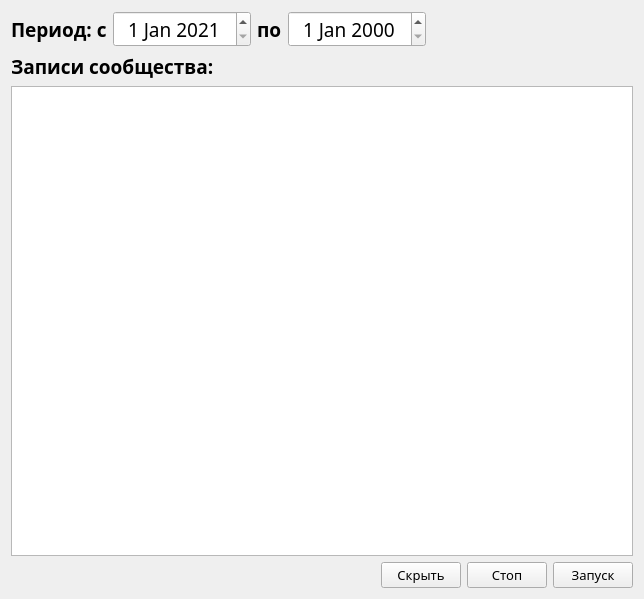
<?xml version="1.0" encoding="UTF-8"?>
<ui version="4.0">
 <class>Form</class>
 <widget class="QWidget" name="Form">
  <property name="geometry">
   <rect>
    <x>0</x>
    <y>0</y>
    <width>644</width>
    <height>599</height>
   </rect>
  </property>
  <property name="minimumSize">
   <size>
    <width>644</width>
    <height>599</height>
   </size>
  </property>
  <property name="windowTitle">
   <string>Form</string>
  </property>
  <layout class="QGridLayout" name="gridLayout">
   <item row="1" column="0">
    <layout class="QHBoxLayout" name="horizontalLayout_2">
     <item>
      <widget class="QLabel" name="subscrTitle">
       <property name="sizePolicy">
        <sizepolicy hsizetype="Fixed" vsizetype="Fixed">
         <horstretch>0</horstretch>
         <verstretch>0</verstretch>
        </sizepolicy>
       </property>
       <property name="font">
        <font>
         <family>Century Gothic</family>
         <pointsize>14</pointsize>
         <weight>75</weight>
         <bold>true</bold>
        </font>
       </property>
       <property name="text">
        <string>Записи сообщества:</string>
       </property>
      </widget>
     </item>
     <item>
      <widget class="QLabel" name="error_msg">
       <property name="sizePolicy">
        <sizepolicy hsizetype="Minimum" vsizetype="Fixed">
         <horstretch>0</horstretch>
         <verstretch>0</verstretch>
        </sizepolicy>
       </property>
       <property name="font">
        <font>
         <family>Century Gothic</family>
         <pointsize>14</pointsize>
        </font>
       </property>
       <property name="text">
        <string/>
       </property>
      </widget>
     </item>
    </layout>
   </item>
   <item row="0" column="0">
    <layout class="QHBoxLayout" name="horizontalLayout_3">
     <property name="spacing">
      <number>6</number>
     </property>
     <item>
      <widget class="QLabel" name="label">
       <property name="sizePolicy">
        <sizepolicy hsizetype="Fixed" vsizetype="Preferred">
         <horstretch>0</horstretch>
         <verstretch>0</verstretch>
        </sizepolicy>
       </property>
       <property name="font">
        <font>
         <family>Century Gothic</family>
         <pointsize>14</pointsize>
         <weight>75</weight>
         <bold>true</bold>
        </font>
       </property>
       <property name="text">
        <string>Период: с</string>
       </property>
      </widget>
     </item>
     <item>
      <widget class="QDateEdit" name="old_date">
       <property name="sizePolicy">
        <sizepolicy hsizetype="Preferred" vsizetype="Fixed">
         <horstretch>0</horstretch>
         <verstretch>0</verstretch>
        </sizepolicy>
       </property>
       <property name="font">
        <font>
         <family>Bahnschrift SemiBold</family>
         <pointsize>14</pointsize>
        </font>
       </property>
       <property name="alignment">
        <set>Qt::AlignCenter</set>
       </property>
       <property name="minimumDate">
        <date>
         <year>2021</year>
         <month>1</month>
         <day>1</day>
        </date>
       </property>
       <property name="calendarPopup">
        <bool>false</bool>
       </property>
      </widget>
     </item>
     <item>
      <widget class="QLabel" name="label_2">
       <property name="sizePolicy">
        <sizepolicy hsizetype="Fixed" vsizetype="Preferred">
         <horstretch>0</horstretch>
         <verstretch>0</verstretch>
        </sizepolicy>
       </property>
       <property name="font">
        <font>
         <family>Century Gothic</family>
         <pointsize>14</pointsize>
         <weight>75</weight>
         <bold>true</bold>
        </font>
       </property>
       <property name="text">
        <string>по</string>
       </property>
      </widget>
     </item>
     <item>
      <widget class="QDateEdit" name="cur_date">
       <property name="sizePolicy">
        <sizepolicy hsizetype="Preferred" vsizetype="Fixed">
         <horstretch>0</horstretch>
         <verstretch>0</verstretch>
        </sizepolicy>
       </property>
       <property name="font">
        <font>
         <family>Bahnschrift SemiBold</family>
         <pointsize>14</pointsize>
        </font>
       </property>
       <property name="alignment">
        <set>Qt::AlignCenter</set>
       </property>
      </widget>
     </item>
     <item>
      <spacer name="horizontalSpacer_2">
       <property name="orientation">
        <enum>Qt::Horizontal</enum>
       </property>
       <property name="sizeHint" stdset="0">
        <size>
         <width>40</width>
         <height>20</height>
        </size>
       </property>
      </spacer>
     </item>
    </layout>
   </item>
   <item row="3" column="0">
    <layout class="QHBoxLayout" name="horizontalLayout">
     <item>
      <spacer name="horizontalSpacer">
       <property name="orientation">
        <enum>Qt::Horizontal</enum>
       </property>
       <property name="sizeHint" stdset="0">
        <size>
         <width>40</width>
         <height>20</height>
        </size>
       </property>
      </spacer>
     </item>
     <item>
      <widget class="QPushButton" name="back_btn">
       <property name="sizePolicy">
        <sizepolicy hsizetype="Fixed" vsizetype="Fixed">
         <horstretch>0</horstretch>
         <verstretch>0</verstretch>
        </sizepolicy>
       </property>
       <property name="font">
        <font>
         <family>Century Gothic</family>
         <pointsize>10</pointsize>
         <weight>50</weight>
         <bold>false</bold>
        </font>
       </property>
       <property name="text">
        <string>Скрыть</string>
       </property>
       <property name="shortcut">
        <string>Esc</string>
       </property>
      </widget>
     </item>
     <item>
      <widget class="QPushButton" name="pause_btn">
       <property name="sizePolicy">
        <sizepolicy hsizetype="Fixed" vsizetype="Fixed">
         <horstretch>0</horstretch>
         <verstretch>0</verstretch>
        </sizepolicy>
       </property>
       <property name="font">
        <font>
         <family>Century Gothic</family>
         <pointsize>10</pointsize>
         <weight>50</weight>
         <bold>false</bold>
        </font>
       </property>
       <property name="text">
        <string>Стоп</string>
       </property>
      </widget>
     </item>
     <item>
      <widget class="QPushButton" name="update_info">
       <property name="sizePolicy">
        <sizepolicy hsizetype="Fixed" vsizetype="Fixed">
         <horstretch>0</horstretch>
         <verstretch>0</verstretch>
        </sizepolicy>
       </property>
       <property name="font">
        <font>
         <family>Century Gothic</family>
         <pointsize>10</pointsize>
         <weight>50</weight>
         <bold>false</bold>
        </font>
       </property>
       <property name="text">
        <string>Запуск</string>
       </property>
       <property name="shortcut">
        <string>Return</string>
       </property>
      </widget>
     </item>
    </layout>
   </item>
   <item row="2" column="0">
    <widget class="QTextEdit" name="posts_info">
     <property name="font">
      <font>
       <family>Century Gothic</family>
       <pointsize>13</pointsize>
      </font>
     </property>
     <property name="readOnly">
      <bool>true</bool>
     </property>
    </widget>
   </item>
  </layout>
 </widget>
 <resources/>
 <connections/>
</ui>
